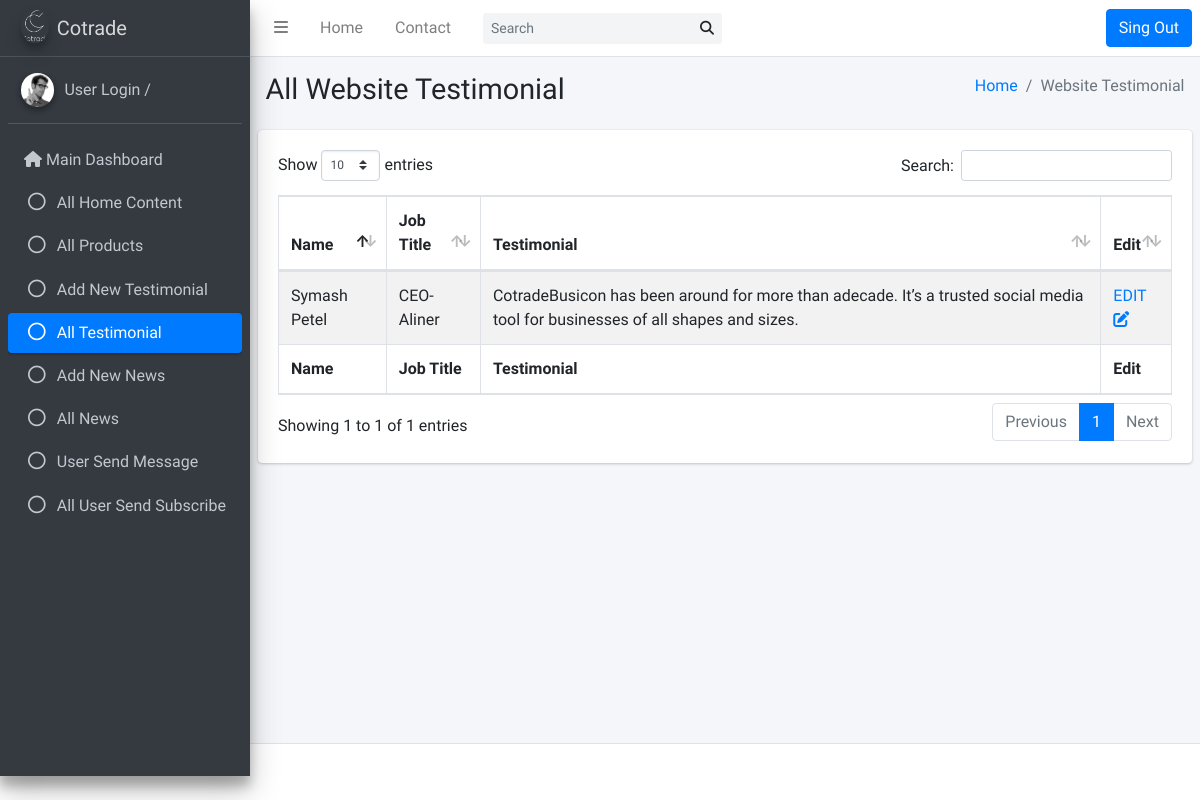
The page /aktech/admin/pages/tables/Testimonialreports.php on the database its author committed.
### tables this page shows
CREATE TABLE `testimonial` (
  `id` int(11) NOT NULL,
  `Testimonialname` varchar(50) NOT NULL,
  `Testimoniatestpostion` varchar(50) NOT NULL,
  `Testimonialcontent` varchar(500) NOT NULL
);

### aktech/admin/pages/tables/Testimonialreports.php (the view, shortened to what this page needs)
<?php
  include("../../conn.php");
?>
<!DOCTYPE html>
<html>
<head>
  <link rel="stylesheet" href="../../plugins/fontawesome-free/css/all.min.css">
  <link rel="stylesheet" href="https://code.ionicframework.com/ionicons/2.0.1/css/ionicons.min.css">
  <link rel="stylesheet" href="../../plugins/datatables-bs4/css/dataTables.bootstrap4.css">
  <link rel="stylesheet" href="../../dist/css/adminlte.min.css">
</head>
<body class="hold-transition sidebar-mini">
<div class="wrapper">
  <nav class="main-header navbar navbar-expand navbar-white navbar-light">
    <ul class="navbar-nav">
      <li class="nav-item">
        <a class="nav-link" data-widget="pushmenu" href="#"><i class="fas fa-bars"></i></a>
      </li>
      <li class="nav-item d-none d-sm-inline-block">
        <a href="../../index3.html" class="nav-link">Home</a>
      </li>
      <li class="nav-item d-none d-sm-inline-block">
        <a href="#" class="nav-link">Contact</a>
      </li>
    </ul>
    <form class="form-inline ml-3">
      <div class="input-group input-group-sm">
        <input class="form-control form-control-navbar" type="search" placeholder="Search" aria-label="Search">
        <div class="input-group-append">
          <button class="btn btn-navbar" type="submit">
            <i class="fas fa-search"></i>
          </button>
        </div>
      </div>
    </form>
    <ul class="navbar-nav ml-auto">
      <li>
              <form action="" method="post" enctype="multipart/form-data" >
                <input style="align:center" type="submit" name="sing_out" id="sing_out" value="Sing Out" class="btn btn-primary">
                </form>
              </li>
    </ul>
  </nav>
<aside class="main-sidebar sidebar-dark-primary elevation-4">
    <a href="index3.html" class="brand-link">
      <img src="../../dist/img/AdminLTELogo.png" alt="AdminLTE Logo" class="brand-image img-circle elevation-3"
           style="opacity: .8">
      <span class="brand-text font-weight-light">Cotrade</span>
    </a>
    <div class="sidebar">
      <div class="user-panel mt-3 pb-3 mb-3 d-flex">
        <div class="image">
          <img src="../../dist/img/user2-160x160.jpg" class="img-circle elevation-2" alt="User Image">
        </div>
        <div class="info">
          <a href="#" class="d-block">User Login / <?php echo $_SESSION["user_login"];?></a>
        </div>
      </div>
 <nav class="mt-2">
        <ul class="nav nav-pills nav-sidebar flex-column" data-widget="treeview" role="menu" data-accordion="false">
          <li class="nav-item has-treeview menu-open">
            <ul class="nav nav-treeview">
              <li class="nav-item has-treeview menu-open">
                <a href="../../all.php" class="nav-link ">
                <i class="fa fa-home"></i>
                  <p>Main Dashboard</p>
                </a>
              </li>
            </ul>
          </li>
          <li class="nav-item">
                <a href="../../pages/tables/AboutUscontent.php" class="nav-link">
                  <i class="far fa-circle nav-icon"></i>
                  <p>All Home Content</p>
                </a>
              </li>
              <li class="nav-item">
            <a href="../../pages/tables/editproducts.php" class="nav-link">
              <i class="far fa-circle nav-icon"></i>
              <p>
               All Products
              </p>
            </a>
          </li>
              <li class="nav-item">
                <a href="../../pages/forms/addNewTestimonial.php" class="nav-link">
                  <i class="far fa-circle nav-icon"></i>
                  <p>Add New Testimonial</p>
                </a>
              </li>
              <li class="nav-item">
                <a href="#" class="nav-link active">
                  <i class="far fa-circle nav-icon"></i>
                  <p>All Testimonial</p>
                </a>
              </li>
              <li class="nav-item">
                <a href="../../pages/forms/addNewNews.php" class="nav-link">
                  <i class="far fa-circle nav-icon"></i>
                  <p>Add New News</p>
                </a>
              </li>
              <li class="nav-item">
                <a href="#" class="nav-link ">
                  <i class="far fa-circle nav-icon"></i>
                  <p>All News</p>
                </a>
              </li>
              <li class="nav-item">
            <a href="../../pages/tables/contactmessage.php" class="nav-link">
              <i class="far fa-circle nav-icon"></i>
              <p>
               User Send Message
              </p>
            </a>
          </li>
          <li class="nav-item">
            <a href="../../pages/tables/subscribereports.php" class="nav-link">
              <i class="far fa-circle nav-icon"></i>
              <p>
               All User Send Subscribe
              </p>
            </a>
          </li>
        </ul>
      </nav>
    </div>
  </aside>
  <div class="content-wrapper">
    <section class="content-header">
      <div class="container-fluid">
        <div class="row mb-2">
          <div class="col-sm-6">
            <h1>All Website Testimonial</h1>
          </div>
          <div class="col-sm-6">
            <ol class="breadcrumb float-sm-right">
              <li class="breadcrumb-item"><a href="#">Home</a></li>
              <li class="breadcrumb-item active">Website Testimonial</li>
            </ol>
          </div>
        </div>
      </div>
    </section>
    <section class="content">
      <div class="row">
        <div class="col-12">
        <div class="card">
            <div class="card-body">
              <table id="example3" class="table table-bordered table-striped">
                <thead>
                <tr>
                  <th>Name</th>
                  <th>Job Title </th>
                  <th>Testimonial</th>
                  <th>Edit</th>
                </tr>
                </thead>
                <tbody>
                <?php
                          $sql_Opportunities = "SELECT * FROM testimonial";
                          $resultOpportunities = mysqli_query($conn, $sql_Opportunities);
                        if ($resultOpportunities->num_rows > 0) {
                          while($rowOppor = $resultOpportunities->fetch_assoc()) {
                            echo "<tr >";
                            echo "<td>".$rowOppor["Testimonialname"]."</td>";
                            echo "<td>".$rowOppor["Testimoniatestpostion"]."</td>";
                            echo "<td>".$rowOppor["Testimonialcontent"]."</td>";
                            echo "<td>"."<a href =\"../forms/editTestimonial.php?id_areaEdit=".$rowOppor['id']."\">".'EDIT<i class="fa-sharp fa-solid fa-pen-to-square"></i>'."</a>"."</td>";
                            echo "</tr>";
                        }
                        } else {
                          echo "0 results";
                        }
                          ?>
                </tbody>
                <tfoot>
                <tr>
                  <th>Name</th>
                  <th>Job Title </th>
                  <th>Testimonial</th>
                  <th>Edit</th>
                </tr>
                </tfoot>
              </table>
            </div>
          </div>
        </div>
      </div>
    </section>
  </div>
  <footer class="main-footer">
  </footer>
</div>
</body>
</html>

### rows shown on the page
testimonial: Testimonialname "Symash Petel", Testimoniatestpostion "CEO-Aliner", Testimonialcontent "CotradeBusicon has been around for more than adecade. It’s a trusted social media tool for businesses of all shapes and sizes."
